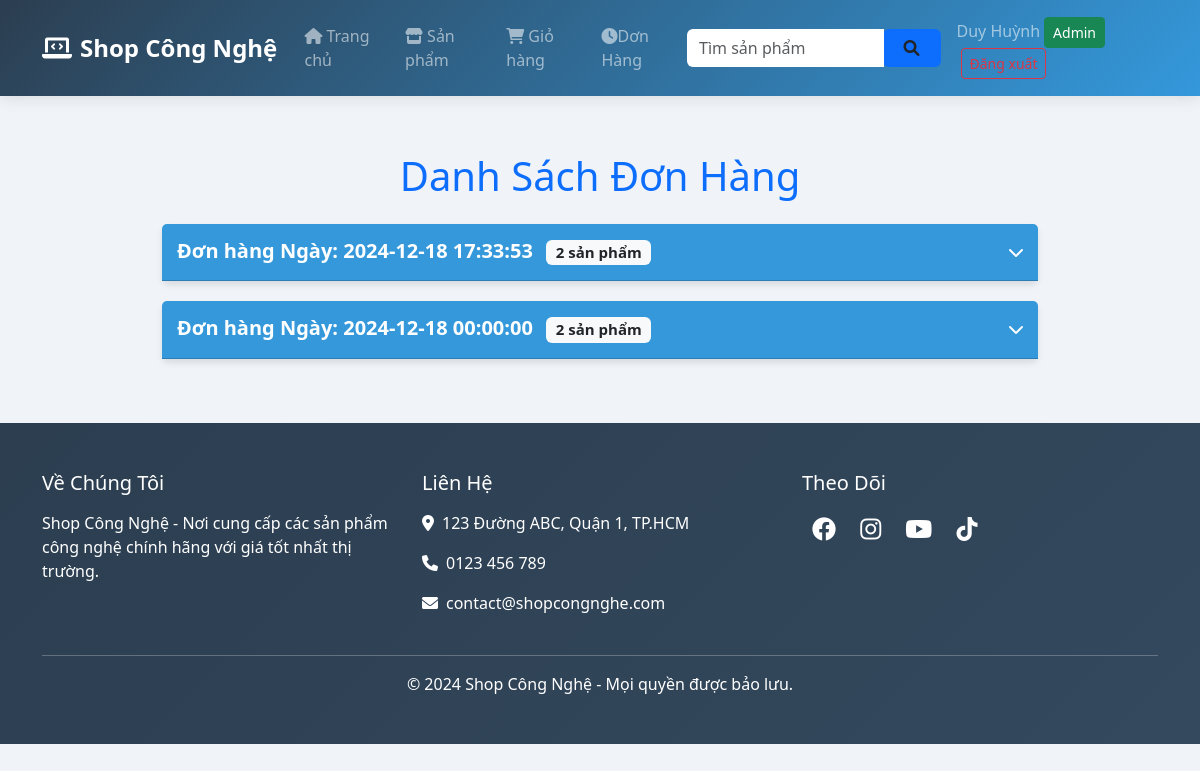
The app's page /donhang.php (signed in) with its own data.
### tables this page shows
CREATE TABLE `payments` (
  `id` int(11) NOT NULL,
  `id_user` int(11) NOT NULL,
  `tongtien` int(11) NOT NULL,
  `created_at` datetime NOT NULL DEFAULT current_timestamp()
);

### public/models/db.php (called while the page is built)
<?php
class db
{
    public static $connection;
    public function __construct()
    {
        if (!self::$connection) {
            self::$connection = new mysqli(DB_HOST, DB_USER, DB_PASSWORD, DB_NAME, PORT);
            self::$connection->set_charset(DB_CHARSET);
        }
        return self::$connection;
    }
}

### public/models/thanhtoan.php (called while the page is built, shortened)
<?php
class ThanhToan extends db{
    public function HienThiDon($id_user)
    {
        $sql = self::$connection->prepare("SELECT * FROM payments WHERE id_user = ? ORDER BY created_at DESC");
        $sql->bind_param("i", $id_user);
        $sql->execute();
        $result = $sql->get_result();
        $items = $result->fetch_all(MYSQLI_ASSOC);
        return $items;
    }
public function HienThiSanPhamTheoDon($id_payment)
{
    $sql = self::$connection->prepare("SELECT * FROM payment_details WHERE payment_id = ?");
    $sql->bind_param("i", $id_payment);
    $sql->execute();
    $result = $sql->get_result();
    $items = $result->fetch_all(MYSQLI_ASSOC);
    return $items;
}
}
?>

### donhang.php (the view, shortened to what this page needs)
<!DOCTYPE html>
<html lang="vi">
<head>
    <link href="https://cdn.jsdelivr.net/npm/bootstrap@5.3.3/dist/css/bootstrap.min.css" rel="stylesheet">
    <link rel="stylesheet" href="public/css/styledonhang.css">
    <link href="https://cdnjs.cloudflare.com/ajax/libs/font-awesome/6.0.0-beta3/css/all.min.css" rel="stylesheet">
</head>
<body>
<?php include "header.php"  ?>
    <div class="container order-container">
        <h1 class="text-center mb-4 text-primary">Danh Sách Đơn Hàng</h1>
        <?php
        $donhangs = $donhang->HienThiDon($idUser);
        foreach($donhangs as $index=> $value):
            $sanpham = $donhang->HienThiSanPhamTheoDon($value['id']);
            $count = count($sanpham);
        ?>
        <div class="card">
            <div class="card-header" onclick="toggleProducts(<?php echo $value['id']; ?>)">
                <h5>
                    Đơn hàng Ngày: <?php echo $value['created_at'] ?>
                    <span class="badge bg-light text-dark ms-2"><?php echo $count; ?> sản phẩm</span>
                </h5>
                <i class="fas fa-chevron-down" id="icon-<?= $value['id'] ?>"></i>
            </div>
        </div>
        <?php endforeach?>
    </div>
    <?php include "footer.php"  ?>
</body>
</html>

### public/css/styledonhang.css (style rules this page uses)
body { background-color: #f0f4f8; font-family: 'Segoe UI', Tahoma, Geneva, Verdana, sans-serif; }
.order-container { max-width: 900px; margin: 40px auto; }
.card { border: none; box-shadow: 0 4px 6px rgba(0,0,0,0.1); margin-bottom: 20px; transition: transform 0.3s ease; }
.card-header { background-color: #3498db; color: white; display: flex; justify-content: space-between; align-items: center; cursor: pointer; padding: 15px; }
.card-header h5 { margin: 0; font-weight: 600; }

### records on screen
payments: created_at "2024-12-18 17:33:53", count "2"
payments: created_at "2024-12-18 00:00:00", count "2"

### other values on screen
$_SESSION['username'] "Duy Huỳnh"
